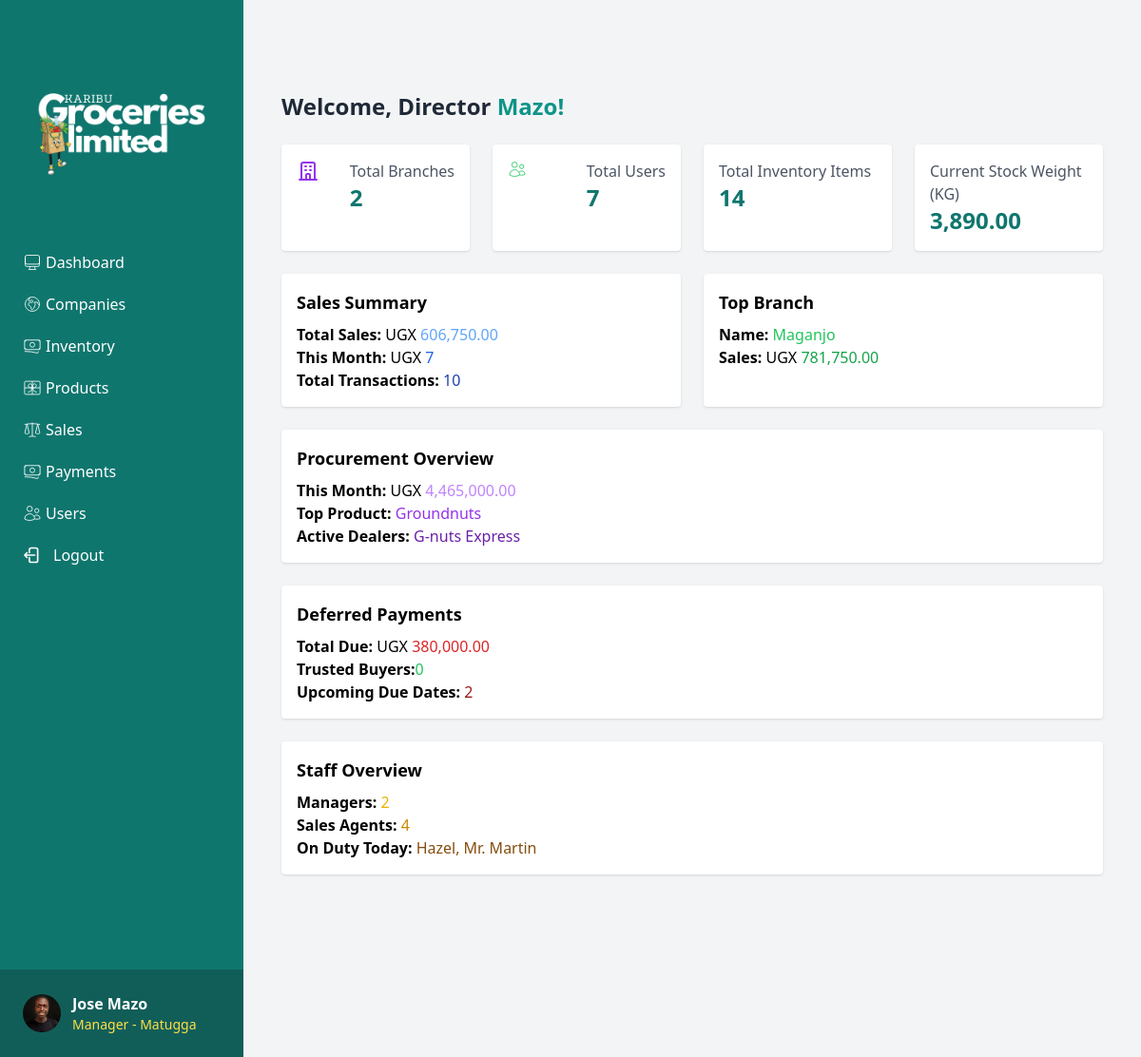
/dashboard3/ (signed in), run on the app's committed database.
### core/models.py (models this page shows, shortened)
class CustomUser(AbstractUser):
    USER_TYPE_CHOICES = [
        ('admin', 'Admin'),
        ('manager', 'Manager'),
        ('sales_agent', 'Sales Agent'),
    ]
    phone_number = models.CharField(max_length=15, blank=True)
    user_type = models.CharField(max_length=20, choices=USER_TYPE_CHOICES, default='sales_agent')
    profile_picture = models.ImageField(upload_to='profile_pics/', blank=True, null=True)
    branch = models.ForeignKey('Branch', on_delete=models.SET_NULL, null=True, blank=True)
    is_active = models.BooleanField(default=True)
    created_at = models.DateTimeField(auto_now_add=True)
    updated_at = models.DateTimeField(auto_now=True)

class Branch(models.Model):
    name = models.CharField(max_length=100)
    location = models.CharField(max_length=200)
    phone_number = models.CharField(max_length=15)
    email = models.EmailField(blank=True)
    address = models.TextField()
    created_at = models.DateTimeField(auto_now_add=True)
    updated_at = models.DateTimeField(auto_now=True)

class Produce(models.Model):
    PRODUCE_TYPE_CHOICES = [
        ('beans', 'Beans'),
        ('maize', 'Maize'),
        ('g-nuts', 'Groundnuts'),
        ('soybeans', 'Soybeans'),
        ('cowpeas', 'Cowpeas'),
    ]
    name = models.CharField(max_length=200)
    type = models.CharField(max_length=100, choices=PRODUCE_TYPE_CHOICES)
    image = models.ImageField(upload_to='produce_images/', null=True, blank=True)
    buying_price = models.DecimalField(max_digits=10, decimal_places=2)
    selling_price = models.DecimalField(max_digits=10, decimal_places=2)
    dealer = models.ForeignKey(Dealer, on_delete=models.SET_NULL, null=True)
    created_at = models.DateTimeField(auto_now_add=True)
    updated_at = models.DateTimeField(auto_now=True)

class Dealer(models.Model):
    name = models.CharField(max_length=100)
    contact_person = models.CharField(max_length=100)
    phone_number = models.CharField(max_length=15)
    email = models.EmailField(blank=True)
    address = models.TextField()
    branch = models.ForeignKey(Branch, on_delete=models.CASCADE, null=True, blank=True)
    created_at = models.DateTimeField(auto_now_add=True)
    updated_at = models.DateTimeField(auto_now=True)

### core/views.py (the view)
# urls.py: path('dashboard3/', views.admin, name='dashboard3'),  # Owner
@login_required
def admin(request):
    sales = Sale.objects.all()
    today = date.today()
    sales_this_month = sales.filter(
        sale_date__year=today.year,
        sale_date__month=today.month
    ).count()
    total_sales = sum(
        [sale.total_amount for sale in sales if sale.amount_received >= sale.total_amount],
        Decimal('0.00')
    )
    User = get_user_model()
    total_stock = Inventory.objects.aggregate(total=Sum('quantity'))['total'] or 0
    top_branch = (
        Branch.objects
        .annotate(
            sale__total_amount=Sum(
                'sale__total_amount',
                filter=Q(sale__sale_date__year=today.year, sale__sale_date__month=today.month)
            )
        )
        .order_by('-sale__total_amount')
        .first()
    )
    procurements = Procurement.objects.select_related('produce', 'branch', 'dealer').all()
    purchases_this_month = procurements.filter(
        actual_delivery_date__year=today.year,
        actual_delivery_date__month=today.month
    ).aggregate(total=Sum('total_cost'))['total'] or 0
    top_product = (
        procurements.filter(
            actual_delivery_date__year=today.year,
            actual_delivery_date__month=today.month
        )
        .values('produce__name')
        .annotate(total_quantity=Sum('quantity'))
        .order_by('-total_quantity')
        .first()
    )
    top_dealer = (
        procurements.filter(
            actual_delivery_date__year=today.year,
            actual_delivery_date__month=today.month
        )
        .values('dealer__name')
        .annotate(total_supplied=Sum('quantity'))
        .order_by('-total_supplied')
        .first()
    )
    total_credit_due = Sale.objects.filter(
        is_paid=False
    ).aggregate(total_due=Sum(F('total_amount') - F('amount_received')))['total_due'] or 0
    trusted_buyers = (
        Sale.objects.filter(is_paid=True)
        .values('customer_name')
        .annotate(count=Count('id'))
        .filter(count__gte=TRUST_THRESHOLD)
        .count()
    )
    upcoming_due_dates = Sale.objects.filter(
        is_paid=False,
        due_date__range=[today, today + timedelta(days=7)]
    )
    total_managers = User.objects.filter(user_type='manager').count()
    total_sales_agents = User.objects.filter(user_type='sales_agent').count()
    on_duty_staff = User.objects.filter(last_login__date=today).values_list('first_name', flat=True)
    context = {
        'sales': sales,
        'total_sales': total_sales,
        'sales_this_month': sales_this_month,
        'total_transactions': sales.count(),
        'total_branches': Branch.objects.count(),
        'total_users': User.objects.count(),
        'total_inventory': Inventory.objects.count(),
        'total_stock': total_stock,
        'top_branch': top_branch,
        'purchases_this_month': purchases_this_month,
        'top_product': top_product,
        'top_dealer': top_dealer,
        'total_credit_due': total_credit_due,
        'trusted_buyers': trusted_buyers,
        'upcoming_due_dates': upcoming_due_dates,
        'total_managers': total_managers,
        'total_sales_agents': total_sales_agents,
        'on_duty_staff': list(on_duty_staff),
    }
    return render(request, 'core/dashboard3.html', context)

### core/templates/core/dashboard3.html (shortened to what this page needs)
{% extends "core/dashboard2.html" %}
{% block content %}
{% load humanize %}
<div class="p-6 space-y-6">
  <h1 class="text-2xl font-bold text-gray-800 mb-4">Welcome, Director <span class="text-teal-600">{{request.user.last_name}}!</span></h1>
  <div class="grid grid-cols-1 md:grid-cols-4 gap-6">
    <div class="bg-white p-4 rounded shadow flex items justify-between">
        <div>
            <p class="text-gray-600">Total Branches</p>
            <p class="text-2xl font-bold text-teal-700">{{ total_branches }}</p>
        </div>
    </div>
    <div class="bg-white p-4 rounded shadow flex justify-between">
        <div>
            <p class="text-gray-600">Total Users</p>
            <p class="text-2xl font-bold text-teal-700">{{ total_users }}</p>
        </div>
      </div>
    <div class="bg-white p-4 rounded shadow">
        <div>
            <p class="text-gray-600">Total Inventory Items</p>
            <p class="text-2xl font-bold text-teal-700">{{ total_inventory }}</p>
        </div>
    </div>
    <div class="bg-white p-4 rounded shadow">
        <div>
            <p class="text-gray-600">Current Stock Weight (KG)</p>
            <p class="text-2xl font-bold text-teal-700">{{ total_stock|floatformat:2|intcomma }}</p>
        </div>
    </div>
  </div>
  <div class="grid grid-cols-1 md:grid-cols-2 gap-6 mt-6">
    <div class="bg-white p-4 rounded shadow">
      <h2 class="font-semibold text-lg mb-2">Sales Summary</h2>
      <p><strong>Total Sales:</strong> UGX <span class="text-blue-400">{{ total_sales|floatformat:2|intcomma }}</span></p>
      <p><strong>This Month:</strong> UGX <span class="text-blue-600">{{ sales_this_month }}</span></p>
      <p><strong>Total Transactions:</strong> <span class="text-blue-800">{{ total_transactions }}</span></p>
    </div>
    <div class="bg-white p-4 rounded shadow">
      <h2 class="font-semibold text-lg mb-2">Top Branch</h2>
      <p><strong>Name:</strong> <span class="text-green-500">{{ top_branch.name }}</span></p>
      <p><strong>Sales:</strong> UGX <span class="text-green-600">{{ top_branch.sale__total_amount|floatformat:2|intcomma }}</span></p>
    </div>
  </div>
  <div class="bg-white p-4 rounded shadow mt-6">
    <h2 class="font-semibold text-lg mb-2">Procurement Overview</h2>
    <p><strong>This Month:</strong> UGX <span class="text-purple-400">{{ purchases_this_month|floatformat:2|intcomma }}</p></span>
    <p><strong>Top Product:</strong> <span class="text-purple-600">{{ top_product.produce__name }}</p></span>
    <p><strong>Active Dealers:</strong> <span class="text-purple-800">{{ top_dealer.dealer__name }}</p></span>
  </div>
  <div class="bg-white p-4 rounded shadow mt-6">
    <h2 class="font-semibold text-lg mb-2">Deferred Payments</h2>
    <p><strong>Total Due:</strong> UGX <span class="text-red-600">{{ total_credit_due|floatformat:2|intcomma }}</span></p>
    <p><strong>Trusted Buyers:</strong><span class="text-green-500">{{ trusted_buyers }}</p></span>
    <p><strong>Upcoming Due Dates:</strong> <span class="text-red-800">{{ upcoming_due_dates|length }}</span></p>
  </div>
  <div class="bg-white p-4 rounded shadow mt-6">
    <h2 class="font-semibold text-lg mb-2">Staff Overview</h2>
    <p><strong>Managers:</strong><span class="text-yellow-500"> {{ total_managers }}</p></span>
    <p><strong>Sales Agents:</strong><span class="text-yellow-600"> {{ total_sales_agents }}</p></span>
    <p ><strong>On Duty Today:</strong> <span class="text-yellow-800">{{ on_duty_staff|join:", " }}</p></span>
  </div>
</div>
{% endblock %}

### core/templates/core/dashboard2.html (shortened to what this page needs)
{% load humanize %}
<!DOCTYPE html>
<html lang="en">
<head>
    <script src="https://cdn.tailwindcss.com"></script>
</head>
<body class="bg-gray-100 overflow-y-auto h-screen scroll-smooth">
    <div class="flex min-h-screen overflow-x-hidden">
      <div class="w-64 bg-teal-700 text-white flex flex-col fixed inset-y-0 left-0">
        <div class="p-6">
            <img src="/static/imgs/2.png/" alt="Karibu Groceries Limited logo" class="h-90">
        </div>
        <nav class="space-y-1 flex-1 overflow-y-auto">
            {% if request.user.user_type != 'admin' %}
            <a href="/dashboard2/" class="flex items-center px-6 py-2 hover:bg-teal-800">
                   <span class="ml-1">Dashboard</span>
            </a>
            {% endif %}
            {% if request.user.user_type != 'sales_agent' %}
            <a href="/procurement/" class="flex items-center px-6 py-2 hover:bg-teal-800">
                <span class="ml-1">Companies</span>
            </a>
            <a href="/inventory/" class="flex items-center px-6 py-2 hover:bg-teal-800">
              <span class="ml-1">Inventory</span>
            </a>
            {% endif %}
            {% if request.user.user_type != 'admin' %}
            <a href="/products/" class="flex items-center px-6 py-2 hover:bg-teal-800">
                <span class="ml-1">Products</span>
            </a>
            {% endif%}
            {% if request.user.user_type != 'admin' %}
            <a href="/sales/" class="flex items-center px-6
             py-2 hover:bg-teal-800">
                <span class="ml-1">Sales</span>
            </a>
            {% endif%}
            {% if request.user.user_type != 'sales_agent' %}
            <a href="/payments/" class="flex items-center px-6 py-2 hover:bg-teal-800">
                <span class="ml-1">Payments</span>
            </a>
            {% endif %}
            {% if request.user.user_type != 'sales_agent' %}
            <a href="/users/" class="flex items-center px-6 py-2 hover:bg-teal-800">
              <span class="ml-1">Users</span>
            </a>
            {% endif %}
            <a href="/logout/" onclick="return confirm('Are you sure you want to log out?');" class="flex items-center px-6 py-2 hover:bg-red-700">
              <span class="ml-1">Logout</span>
            </a>
        </nav>
        <div class="p-6 bg-teal-800">
          <div class="flex items-center mt-auto space-x-3">
            {% if request.user.profile_picture %}
              <img src="{{ request.user.profile_picture.url }}" alt="{{ user.get_full_name }}" class="h-10 w-10 rounded-full">
            {% else %}
             <img src="/static/imgs/bg1.png/" alt="Default" class="h-10 w-10 rounded-full">
            {% endif %}
            <div>
              <p class="font-bold">{{ request.user.get_full_name }}</p>
              {% if request.user.user_type != 'admin' %}
              <a href="" class="hover:underline"><p class="text-sm text-yellow-300">{{ request.user.get_user_type_display }} - {{ request.user.branch.name }}</p></a>
              {% else %}
              <a href="" class="hover:underline"><p class="text-sm text-yellow-300">{{ request.user.get_user_type_display }}</p></a>
              {% endif %}
            </div>
          </div>
        </div>
      </div>
      <div class="flex-1 ml-64 px-4 py-6 min-h-screen mt-6 bg-gray-100">
        {% block content %}{% endblock %}
      </div>
    </div>
</body>
</html>

### data on the page
CustomUser: user.profile_picture (picture), user.get_full_name "Jose Mazo", user.user_type "Manager", user.branch.name "Matugga", user.last_name "Mazo"
Branch: name "Maganjo", sale__total_amount "781,750.00"
Produce: produce__name "Groundnuts"
Dealer: dealer__name "G-nuts Express"

### other printed values
{{ total_branches }} "2"
{{ total_users }} "7"
{{ total_inventory }} "14"
{{ total_stock|floatformat:2|intcomma }} "3,890.00"
{{ total_sales|floatformat:2|intcomma }} "606,750.00"
{{ sales_this_month }} "7"
{{ total_transactions }} "10"
{{ purchases_this_month|floatformat:2|intcomma }} "4,465,000.00"
{{ total_credit_due|floatformat:2|intcomma }} "380,000.00"
{{ trusted_buyers }} "0"
{{ upcoming_due_dates|length }} "2"
{{ total_managers }} "2"
{{ total_sales_agents }} "4"
{{ on_duty_staff|join:", " }} "Hazel, Mr. Martin"
